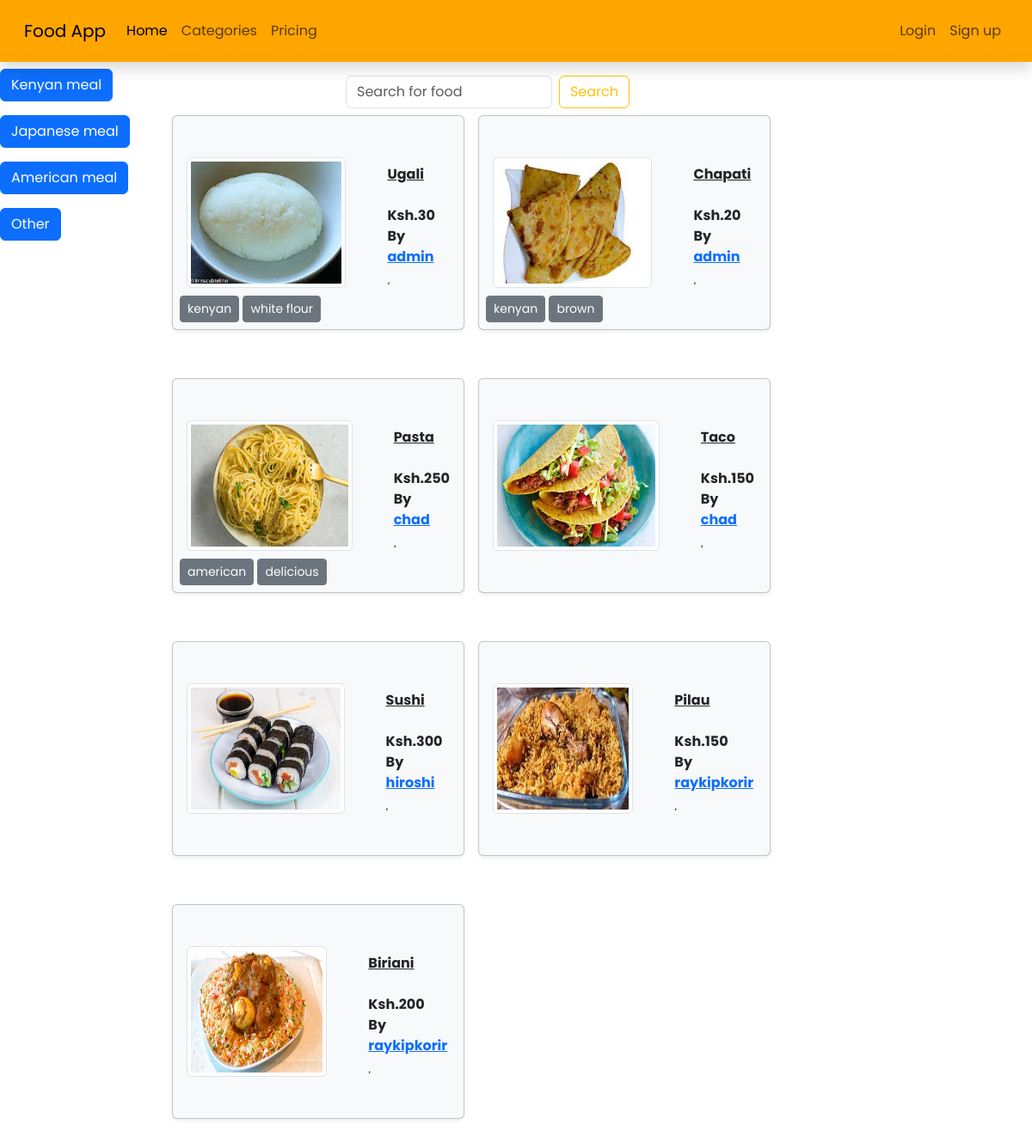
The page / on the database its author committed.
### food/models.py (models this page shows, shortened)
class Category(models.Model):
    name = models.CharField(max_length=50)
    def __str__(self):
        return self.name
    class Meta:
        verbose_name_plural = "Categories"

class Food(models.Model):
    name = models.CharField(max_length=50)
    food_pic = models.ImageField(upload_to="food_images", blank=True, null=True)
    price = models.PositiveIntegerField()
    date_created = models.DateTimeField(auto_now_add=True)
    date_updated = models.DateTimeField(auto_now = True)
    tags = TaggableManager()
    user = models.ForeignKey(settings.AUTH_USER_MODEL, on_delete=models.CASCADE)
    category = models.ForeignKey(Category, on_delete=models.SET_NULL, null=True)
    class Meta:
        ordering = ["-date_updated"]
    def __str__(self):
        return self.name
    @property
    def food_price(self):
        currency = "Ksh."
        return f"{currency}{self.price}"

### users/models.py (models this page shows, shortened)
class User(AbstractBaseUser, PermissionsMixin):
    username_validator = UnicodeUsernameValidator()
    username = models.CharField(
        max_length=150,
        unique=True,
        validators=[username_validator],
        error_messages={
            'unique': "A user with that username already exists.",
        },
    )
    email = models.EmailField('email address', blank=True, unique=True)
    is_staff = models.BooleanField(
        'staff status',
        default=False,
        help_text="Designates whether the user can log into this admin site.",
    )
    is_active = models.BooleanField(
        'active',
        default=True,
        help_text=
            'Designates whether this user should be treated as active. '
            'Unselect this instead of deleting accounts.'
        ,
    )
    date_joined = models.DateTimeField(default=timezone.now)
    objects = UserManager()
    EMAIL_FIELD = 'email'
    USERNAME_FIELD = 'username'
    REQUIRED_FIELDS = ['email']

### food/views.py (the view)
# urls.py: path("", views.AllFoods.as_view(), name="foods"),
class AllFoods(ListView):
    model = Food
    context_object_name = "foods"
    template_name = "food/all_foods.html"
    def get_context_data(self, **kwargs):
        context = super().get_context_data(**kwargs)
        categories = Category.objects.all()
        context["categories"] = categories
        return context
    def get_queryset(self):
        if 'category' in self.request.GET:
            category = self.request.GET.get("category")
            foods = Food.objects.filter(category__name=category)
        elif 'tag' in self.request.GET:
            tag = self.request.GET.get("tag")
            foods = Food.objects.filter(tags__name=tag)
        else:
            foods = Food.objects.all()
        return foods

### food/templates/food/all_foods.html (shortened to what this page needs)
{% extends "base.html" %}
{% load static %}
{% block content %}
<div class="row">
  <div class="col-md-2">
    {% for category in categories %}
      <a href="{% url 'foods' %}?category={{ category.name }}" class="btn btn-primary my-2">{{ category }}</a>
    {% endfor %}
  </div>
  <div class="col-md-8">
    <div class="col-md-5 offset-md-3">
      <form action="{% url 'search' %}" class="d-flex " role="search" method="GET">
        <input class="form-control me-2 mt-3" type="search" placeholder="Search for food" aria-label="Search" name="query">
        <button class="btn btn-outline-warning mt-3">Search</button>
      </form>
    </div>
  <div class="row row-cols-2">
    {% if foods %}
    {% for food in foods %}
    <div class="col-md-5 my-2 py-5 ms-2 me-2 shadow-sm p-3 mb-5 bg-body-tertiary rounded border border-dark border-opacity-25 d-flex flex-row position-relative"
      style="min-width: 300px;"
    >
      <a href="{% url 'food_detail' food.id %}">
        {% if food.food_pic %}
          <img src="{{ food.food_pic.url }}" alt="" class="img-thumbnail food-img h-100">
        {% endif %}
      </a>
      <div name="food-card" class="d-flex flex-column ps-5 pt-2">
        <div class="mb-4">
          <span id="food" class="fw-bold text-decoration-none"><a href="{% url 'food_detail' food.id %}" class="text-reset">{{ food }}</a></span>
        </div>
        <div>
          <span class="fw-bold">{{ food.food_price }}</span>
        </div>
        <div>
          <span class="fw-bold">By <a href="{% url 'user_profile' food.user.username%}">{{ food.user.username }}</a></span>
        </div>
        <i id="like" class="fa-heart" type="button"></i>
      </div>
      <div class="position-absolute start-0 bottom-0 m-2">
          {% for tag in food.tags.all %}
          <a href="{% url 'foods' %}?tag={{ tag.name }}" class="btn btn-secondary btn-sm mt-1">{{ tag }}</a>
          {% endfor %}
      </div>
    </div>
    {% endfor %}
    {% else %}
    <h3>No food to show</h3>
    {% endif %}
  </div>
</div>
</div>
{% endblock content %}

### food/static/food/css/food.css (style rules this page uses)
.food-img { width: 200px; height: 200px; }

### static/css/main.css (style rules this page uses)
body { height: 100vh; font-family: 'Poppins', sans-serif !important; }

### rows shown on the page
Category: name "Kenyan meal"
Category: name "Japanese meal"
Category: name "American meal"
Category: name "Other"
Food: food_pic (picture), name "Ugali", food_price "Ksh.30", user.username "admin"
Tag: name "kenyan"
Tag: name "white flour"
Food: food_pic (picture), name "Chapati", food_price "Ksh.20", user.username "admin"
Tag: name "brown"
Food: food_pic (picture), name "Pasta", food_price "Ksh.250", user.username "chad"
Tag: name "american"
Tag: name "delicious"
Food: food_pic (picture), name "Taco", food_price "Ksh.150", user.username "chad"
Food: food_pic (picture), name "Sushi", food_price "Ksh.300", user.username "hiroshi"
Food: food_pic (picture), name "Pilau", food_price "Ksh.150", user.username "raykipkorir"
Food: food_pic (picture), name "Biriani", food_price "Ksh.200", user.username "raykipkorir"
